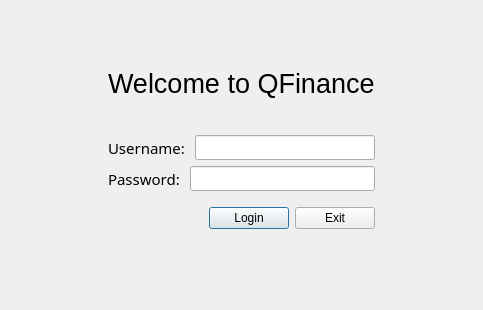
<?xml version="1.0" encoding="UTF-8"?>
<ui version="4.0">
 <class>Login</class>
 <widget class="QDialog" name="Login">
  <property name="geometry">
   <rect>
    <x>0</x>
    <y>0</y>
    <width>483</width>
    <height>310</height>
   </rect>
  </property>
  <property name="windowTitle">
   <string>Dialog</string>
  </property>
  <layout class="QGridLayout" name="gridLayout_2">
   <item row="4" column="3">
    <spacer name="horizontalSpacer_3">
     <property name="orientation">
      <enum>Qt::Horizontal</enum>
     </property>
     <property name="sizeHint" stdset="0">
      <size>
       <width>96</width>
       <height>20</height>
      </size>
     </property>
    </spacer>
   </item>
   <item row="0" column="2">
    <spacer name="verticalSpacer_2">
     <property name="orientation">
      <enum>Qt::Vertical</enum>
     </property>
     <property name="sizeHint" stdset="0">
      <size>
       <width>20</width>
       <height>21</height>
      </size>
     </property>
    </spacer>
   </item>
   <item row="1" column="1" colspan="2">
    <widget class="QLabel" name="label">
     <property name="font">
      <font>
       <family>Segoe UI</family>
       <pointsize>20</pointsize>
      </font>
     </property>
     <property name="text">
      <string>Welcome to QFinance</string>
     </property>
    </widget>
   </item>
   <item row="3" column="0">
    <spacer name="horizontalSpacer_2">
     <property name="orientation">
      <enum>Qt::Horizontal</enum>
     </property>
     <property name="sizeHint" stdset="0">
      <size>
       <width>92</width>
       <height>20</height>
      </size>
     </property>
    </spacer>
   </item>
   <item row="5" column="1">
    <spacer name="verticalSpacer">
     <property name="orientation">
      <enum>Qt::Vertical</enum>
     </property>
     <property name="sizeHint" stdset="0">
      <size>
       <width>20</width>
       <height>70</height>
      </size>
     </property>
    </spacer>
   </item>
   <item row="3" column="1" rowspan="2" colspan="2">
    <layout class="QGridLayout" name="gridLayout">
     <item row="0" column="0">
      <layout class="QVBoxLayout" name="verticalLayout">
       <item>
        <layout class="QHBoxLayout" name="horizontalLayout">
         <item>
          <widget class="QLabel" name="lblUsername">
           <property name="minimumSize">
            <size>
             <width>70</width>
             <height>25</height>
            </size>
           </property>
           <property name="font">
            <font>
             <family>Calibri Light</family>
             <pointsize>11</pointsize>
            </font>
           </property>
           <property name="text">
            <string>Username: </string>
           </property>
          </widget>
         </item>
         <item>
          <widget class="QLineEdit" name="txtUsername">
           <property name="minimumSize">
            <size>
             <width>65</width>
             <height>25</height>
            </size>
           </property>
          </widget>
         </item>
        </layout>
       </item>
       <item>
        <layout class="QHBoxLayout" name="horizontalLayout_2">
         <item>
          <widget class="QLabel" name="lblPassword">
           <property name="minimumSize">
            <size>
             <width>70</width>
             <height>25</height>
            </size>
           </property>
           <property name="font">
            <font>
             <family>Calibri Light</family>
             <pointsize>11</pointsize>
            </font>
           </property>
           <property name="text">
            <string>Password: </string>
           </property>
          </widget>
         </item>
         <item>
          <widget class="QLineEdit" name="txtPassword">
           <property name="minimumSize">
            <size>
             <width>65</width>
             <height>25</height>
            </size>
           </property>
          </widget>
         </item>
        </layout>
       </item>
      </layout>
     </item>
     <item row="1" column="0">
      <layout class="QHBoxLayout" name="horizontalLayout_3">
       <property name="spacing">
        <number>6</number>
       </property>
       <property name="topMargin">
        <number>10</number>
       </property>
       <item>
        <spacer name="horizontalSpacer">
         <property name="orientation">
          <enum>Qt::Horizontal</enum>
         </property>
         <property name="sizeHint" stdset="0">
          <size>
           <width>40</width>
           <height>20</height>
          </size>
         </property>
        </spacer>
       </item>
       <item>
        <widget class="QPushButton" name="pushButton">
         <property name="text">
          <string>Login</string>
         </property>
        </widget>
       </item>
       <item>
        <widget class="QPushButton" name="pushButton_2">
         <property name="text">
          <string>Exit</string>
         </property>
        </widget>
       </item>
      </layout>
     </item>
    </layout>
   </item>
   <item row="2" column="1">
    <spacer name="verticalSpacer_3">
     <property name="orientation">
      <enum>Qt::Vertical</enum>
     </property>
     <property name="sizeType">
      <enum>QSizePolicy::Preferred</enum>
     </property>
     <property name="sizeHint" stdset="0">
      <size>
       <width>20</width>
       <height>30</height>
      </size>
     </property>
    </spacer>
   </item>
  </layout>
  <zorder>label</zorder>
  <zorder>lblPassword</zorder>
  <zorder>gridLayoutWidget</zorder>
  <zorder>pushButton_2</zorder>
  <zorder>horizontalLayoutWidget_3</zorder>
  <zorder>horizontalSpacer_2</zorder>
  <zorder>horizontalSpacer_3</zorder>
  <zorder>verticalSpacer</zorder>
  <zorder>verticalSpacer_2</zorder>
  <zorder>verticalSpacer_3</zorder>
 </widget>
 <resources/>
 <connections/>
</ui>
